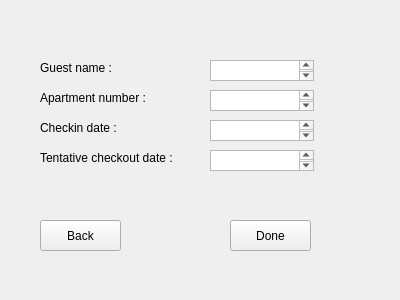
<?xml version="1.0" encoding="UTF-8"?>
<ui version="4.0">
 <class>Form</class>
 <widget class="QWidget" name="Form">
  <property name="geometry">
   <rect>
    <x>0</x>
    <y>0</y>
    <width>400</width>
    <height>300</height>
   </rect>
  </property>
  <property name="windowTitle">
   <string>GUEST DETAILS</string>
  </property>
  <widget class="QLabel" name="label_2">
   <property name="geometry">
    <rect>
     <x>40</x>
     <y>60</y>
     <width>131</width>
     <height>16</height>
    </rect>
   </property>
   <property name="text">
    <string>Guest name :</string>
   </property>
  </widget>
  <widget class="QLabel" name="label_3">
   <property name="geometry">
    <rect>
     <x>40</x>
     <y>90</y>
     <width>131</width>
     <height>16</height>
    </rect>
   </property>
   <property name="text">
    <string>Apartment number :</string>
   </property>
  </widget>
  <widget class="QLabel" name="label_4">
   <property name="geometry">
    <rect>
     <x>40</x>
     <y>120</y>
     <width>131</width>
     <height>16</height>
    </rect>
   </property>
   <property name="text">
    <string>Checkin date :</string>
   </property>
  </widget>
  <widget class="QLabel" name="label_5">
   <property name="geometry">
    <rect>
     <x>40</x>
     <y>150</y>
     <width>171</width>
     <height>16</height>
    </rect>
   </property>
   <property name="text">
    <string>Tentative checkout date :</string>
   </property>
  </widget>
  <widget class="QToolButton" name="backButton">
   <property name="geometry">
    <rect>
     <x>40</x>
     <y>220</y>
     <width>81</width>
     <height>31</height>
    </rect>
   </property>
   <property name="text">
    <string>Back</string>
   </property>
  </widget>
  <widget class="QTextEdit" name="guestName">
   <property name="geometry">
    <rect>
     <x>210</x>
     <y>60</y>
     <width>104</width>
     <height>21</height>
    </rect>
   </property>
  </widget>
  <widget class="QTextEdit" name="aptNo">
   <property name="geometry">
    <rect>
     <x>210</x>
     <y>90</y>
     <width>104</width>
     <height>21</height>
    </rect>
   </property>
  </widget>
  <widget class="QTextEdit" name="checkInDate">
   <property name="geometry">
    <rect>
     <x>210</x>
     <y>120</y>
     <width>104</width>
     <height>21</height>
    </rect>
   </property>
  </widget>
  <widget class="QTextEdit" name="checkOutDate">
   <property name="geometry">
    <rect>
     <x>210</x>
     <y>150</y>
     <width>104</width>
     <height>21</height>
    </rect>
   </property>
  </widget>
  <widget class="QToolButton" name="doneButton">
   <property name="geometry">
    <rect>
     <x>230</x>
     <y>220</y>
     <width>81</width>
     <height>31</height>
    </rect>
   </property>
   <property name="text">
    <string>Done</string>
   </property>
  </widget>
 </widget>
 <resources/>
 <connections/>
</ui>
